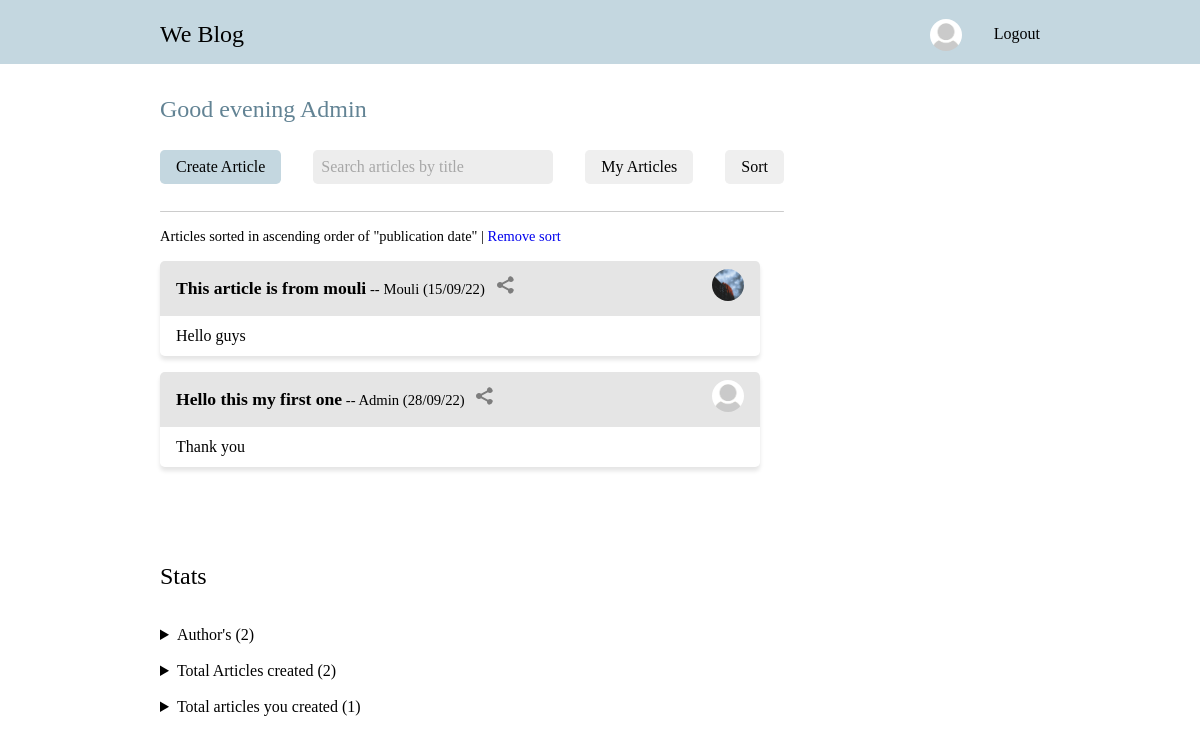
The page /Sort/ (signed in) on the database its author committed.
### blog/models.py (models this page shows, shortened)
class Profile(models.Model):
    user = models.OneToOneField(User, on_delete=models.CASCADE, null=True)
    pic = models.ImageField(default="Defaultprofilepic.jpg", upload_to='Profiles/')

class Article(models.Model):
    user = models.ForeignKey(User, on_delete=models.CASCADE, null=True)
    title=models.CharField(max_length=200)
    desc=models.TextField()
    date = models.DateTimeField(default=datetime.now)
    pic = models.ImageField(null = True, blank = True, upload_to='Articlepics/')

### blog/views.py (the view)
# urls.py: path('Sort/', views.Sort, name="Sort" ),
def Sort(request):
    return render(request, 'Home.html',{'Articles':Article.objects.order_by("date"),'Allarticles':Article.objects.all(), 'Myarticles':Article.objects.filter(user=request.user).order_by("-date"), 'Authors':User.objects.all(), 'Message':'Articles sorted in ascending order of "publication date" |','Click':'Remove sort'})

### Templates/Home.html (shortened to what this page needs)
{% load static %}
<!DOCTYPE html>
<html lang="en">
  <head>
    <link rel="stylesheet" href="{% static '/Css/Landingpage.css' %}" />
    <link rel="stylesheet" href="{% static '/Css/Home.css' %}" />
  </head>
  <body>
    <header id="Top">
      <a href="/"><span>We Blog</span></a>
      <ul>
        <a class="nohover" href="{% url 'Profile' %}"
          ><img src="{{user.profile.pic.url}}" alt="Profile"
        /></a>
        <a href="{% url 'Logout' %}">
          <li>Logout</li>
        </a>
      </ul>
    </header>
    <div class="Main">
      <div class="Welcome">
        {% if Time > 0 and Time < 12 %}
        <h1>Good morning {{user.username}}</h1>
        {% elif Time > 12 and Time < 18 %}
        <h1>Good afternoon {{user.username}}</h1>
        {% else %}
        <h1>Good evening {{user.username}}</h1>
        {% endif %}
      </div>
      <div class="Articlecontainer">
        <div class="oneside">
          <div class="Articleheader">
            <button class="Create" type="button" onclick="createarticle()">
              Create Article
            </button>
            <form action="{% url 'Search' %}" method="POST" class="Search">
              <input
                type="text"
                name="search"
                id="search"
                placeholder="Search articles by title"
              />
            </form>
            <a href="{% url 'Myarticles' %}"><button>My Articles</button></a>
            <a href="{% url 'Sort' %}"><button type="button">Sort</button></a>
          </div>
          <hr />
          <p class="Message">
            {{Message}} <a href="{% url 'Bloghome' %}">{{Click}}</a>
          </p>
          {% if Articles%} {% for i in Articles %}
          <div class="Article">
            <section>
              <p class="title" id="title-{{i.id}}">
                <b>{{i.title}}</b
                ><small> -- {{i.user}} ({{i.date | date:"j/m/y"}}) &nbsp;</small>
                <svg
                  class="share"
                  id="http://127.0.0.1:8000/Detail/{{i.id}}"
                  onclick="Copy(this)"
                  width="17"
                  height="18"
                  viewBox="0 0 17 18"
                  fill="none"
                  xmlns="http://www.w3.org/2000/svg"
                >
                  <path
                    d="M0 9C0 10.654 1.346 12 3 12C3.794 12 4.512 11.685 5.049 11.18L11.04 14.604C11.022 14.734 11 14.864 11 15C11 16.654 12.346 18 14 18C15.654 18 17 16.654 17 15C17 13.346 15.654 12 14 12C13.206 12 12.488 12.315 11.951 12.82L5.96 9.397C5.978 9.266 6 9.136 6 9C6 8.864 5.978 8.734 5.96 8.603L11.951 5.18C12.488 5.685 13.206 6 14 6C15.654 6 17 4.654 17 3C17 1.346 15.654 0 14 0C12.346 0 11 1.346 11 3C11 3.136 11.022 3.266 11.04 3.397L5.049 6.82C4.496 6.29468 3.76273 6.00123 3 6C1.346 6 0 7.346 0 9Z"
                    fill="#7D7D7D"
                  />
                </svg>
              </p>
              <a href="{% url 'Authorpage' i.user.id %}">
                <img src="{{i.user.profile.pic.url}}" alt="Profilepic" />
              </a>
            </section>
            <div class="desc">
              <p>{{i.desc}}</p>
            </div>
          </div>
          {% endfor %} {% else %}
          <br />
          <p>No articles here🥲</p>
          {% endif %}
        </div>
        <div class="Otherside">
          <h2>Stats</h2>
          <br />
          <br />
          <details>
            <summary>Author's ({{Authors.count}})</summary>
          </details>
          <br />
          <details>
            <summary>Total Articles created ({{Allarticles.count}})</summary>
          </details>
          <br />
          <details>
            <summary>Total articles you created ({{Myarticles.count}})</summary>
          </details>
        </div>
      </div>
    </div>
  </body>
</html>

### Static/Css/Landingpage.css (style rules this page uses)
:root { --radius: 0.3rem; --input: #ededed; --para-light: #595959; --para-dark: #000000; --ff: montserrat medium; --header-light: #242424; --horizantal-padding: 10rem; --primary-clr-800: #628394; --primary-clr-400: #c4d7e0; }
* { margin: 0; padding: 0; font-family: var(--ff); text-decoration: none; box-sizing: border-box; scroll-behavior: smooth; border-radius: var(--radius); }
::placeholder { color: #a7a7a7; }
header { display: flex; flex-wrap: wrap; border-radius: 0; max-height: 4rem; align-items: center; padding: 1rem var(--horizantal-padding); background-color: var(--primary-clr-400); }
header a { cursor: pointer; color: var(--para-dark); }
header img { top: 0.2rem; width: 2rem; height: 2rem; object-fit: cover; position: relative; border-radius: 50%; }
header span { font-size: 1.5rem; cursor: pointer; }
ul { gap: 2rem; display: flex; font-size: 1rem; list-style: none; margin-left: auto; place-items: center; }
form input { width: 30ch; border: none; outline: none; display: block; font-size: 1rem; padding: 0.7rem; margin: 0.7rem 0; border-radius: var(--radius); background-color: var(--input); }

### Static/Css/Home.css (style rules this page uses)
header { border-radius: 0px; position: sticky; top: 0; }
.Main { margin: 0 var(--horizantal-padding); }
hr { height: 1px; margin: 1rem 0; border-width: 0; background-color: #cccccc; }
h1 { font-weight: lighter; color: var(--primary-clr-800); font-size: 1.5rem; }
.Welcome { margin-top: 2rem; margin-bottom: 1rem; }
.Create { border: none; font-size: 1rem; padding: 0.5rem 1rem; background-color: var(--primary-clr-400); }
.Articlecontainer { gap: 5rem; display: flex; flex-wrap: wrap; }
.Articlecontainer h2 { font-weight: normal; }
.Articlecontainer button { border: none; font-size: 1rem; cursor: pointer; align-items: center; border-radius: var(--radius); padding: 0.5rem 1rem; }
.Articleheader { gap: 2rem; display: flex; flex-wrap: wrap; align-items: center; justify-content: flex-start; }
.Search input { padding: 0.5rem; }
.Article { width: 50vw; margin: 1rem 0; box-shadow: 0px 4px 4px 0px #e5e5e5; }
.Article section { display: flex; gap: 2rem; line-height: 1.5rem; align-items: center; padding: 0.5rem 1rem; justify-content: space-between; border-radius: 0.3rem 0.3rem 0 0; background-color: #e5e5e5; }
.Article section img { width: 2rem; height: 2rem; object-fit: cover; border-radius: 50%; }
.Articlecontainer .Article .desc { padding: 0.5rem 1rem; max-height: 26vh; overflow: hidden; line-height: 1.5rem; }
summary { cursor: pointer; }
.Create { background-color: var(--primary-clr-400); }
.title { font-size: 1.1rem; line-height: 2rem; }
.Message { font-size: 0.9rem; }

### rows shown on the page
Article: title "This article is from mouli", user "Mouli", date "15/09/22", {{ i.id }} 1 (drawn), user.profile.pic (picture), desc "Hello guys"
Article: title "Hello this my first one", user "Admin", date "28/09/22", user.profile.pic (placeholder picture), desc "Thank you"

### other values the page prints
{{ user.username }} "Admin"
{{ Message }} "Articles sorted in ascending order of \"publication date\" |"
{{ Click }} "Remove sort"
{{ Authors.count }} "2"
{{ Allarticles.count }} "2"
{{ Myarticles.count }} "1"
